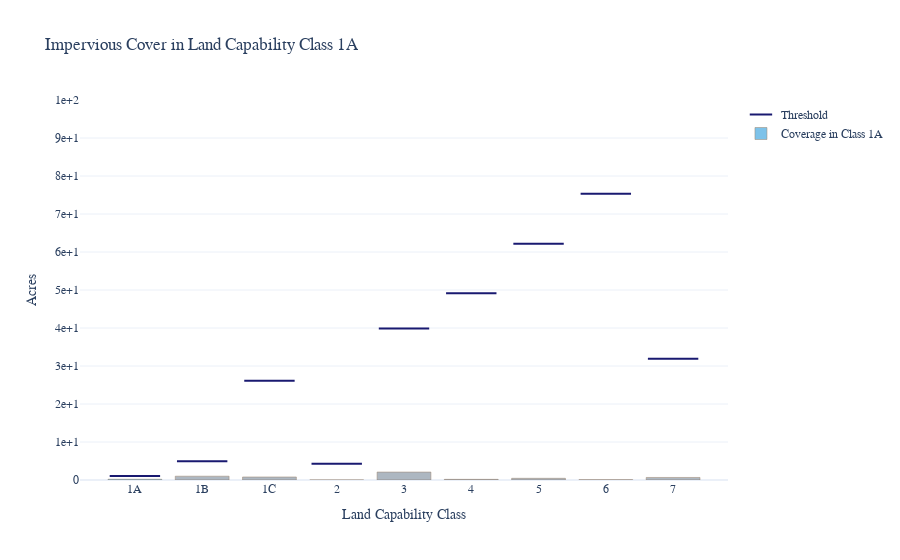

This figure's notebook cell:
### Code cell
colors = ['lightslategray',] * 9
colors[0] = '#279bdc'

# create threshold lines
fig = go.Figure(go.Scatter(
    y=df['Threshold Acres'],
    x=df['Land Capability'],
    name= "Threshold",
    line=dict(color='#333333', width=3),
    mode='markers',
    marker_symbol='line-ew',
    marker_line_color="midnightblue", 
    marker_color="lightskyblue", 
    marker_line_width=2, 
    marker_size = 36,
    customdata=df['Threshold Value'],
    hovertemplate='Threshold:<br>%{customdata} coverage allowed<br>or %{y:,.0f} acres<extra></extra>'
))

# create coverage bars
fig.add_trace(go.Bar(
    y=df['Acres of Coverage 2019'],
    x=df['Land Capability'],
    name= "Coverage in Class 1A",
    marker_color=colors,
#     marker_color='rgb(188,202,200)', 
    marker_line_color='rgb(88,48,10)',
    opacity=0.6,
    hovertemplate='<b>%{y:,.0f} acres</b> covered<extra></extra>'
))

# set layout
fig.update_layout(title='Impervious Cover in Land Capability Class 1A',
                    font_family=font,
                    template=template,
                    legend_title_text='',
                    showlegend=True,
                    hovermode="x unified",
                    barmode='overlay',
                    xaxis = dict(
                        tickmode = 'linear',
                        title_text='Land Capability Class',
#                         range=[-1,4.5]
                    ),
                    yaxis = dict(
                        title_text='Acres',
                        tickmode = 'linear',
                        rangemode="tozero",
                        range= [0,100],
                        tick0 = 0,
                        dtick = 10,
                        tickformat=",.0"
                    )
                 )

fig.show()
# save to HTML
fig.write_html(os.path.join(workspace, "SoilConservation_LandCapability_Coverage_1A.html"))

### Figure 1 — Plotly figure (JSON) as saved in the notebook; plotly's stock layout.template omitted (floating-point values rounded to 4 significant figures)
{"data": [{"customdata": ["1%", "1%", "1%", "1%", "5%", "20%", "25%", "30%", "30%", "0%"], "hovertemplate": "Threshold:<br>%{customdata} coverage allowed<br>or %{y:,.0f} acres<extra></extra>", "line": {"color": "#333333", "width": 3}, "marker": {"color": "lightskyblue", "line": {"color": "midnightblue", "width": 2}, "size": 36, "symbol": "line-ew"}, "mode": "markers", "name": "Threshold", "type": "scatter", "x": ["1A", "1B", "1C", "2", "3", "4", "5", "6", "7", null], "y": [1.071, 4.925, 26.14, 4.247, 39.87, 49.12, 62.19, 75.3, 31.9, 0]}, {"hovertemplate": "<b>%{y:,.0f} acres</b> covered<extra></extra>", "marker": {"color": ["#279bdc", "lightslategray", "lightslategray", "lightslategray", "lightslategray", "lightslategray", "lightslategray", "lightslategray", "lightslategray"], "line": {"color": "rgb(88,48,10)"}}, "name": "Coverage in Class 1A", "opacity": 0.6, "type": "bar", "x": ["1A", "1B", "1C", "2", "3", "4", "5", "6", "7", null], "y": [0.2011, 1.001, 0.7978, 0.02327, 2.09, 0.176, 0.4438, 0.08426, 0.6676, 1.389]}], "layout": {"barmode": "overlay", "font": {"family": "Calibri"}, "hovermode": "x unified", "legend": {"title": {"text": ""}}, "showlegend": true, "title": {"text": "Impervious Cover in Land Capability Class 1A"}, "xaxis": {"tickmode": "linear", "title": {"text": "Land Capability Class"}}, "yaxis": {"dtick": 10, "range": [0, 100], "rangemode": "tozero", "tick0": 0, "tickformat": ",.0", "tickmode": "linear", "title": {"text": "Acres"}}}}
